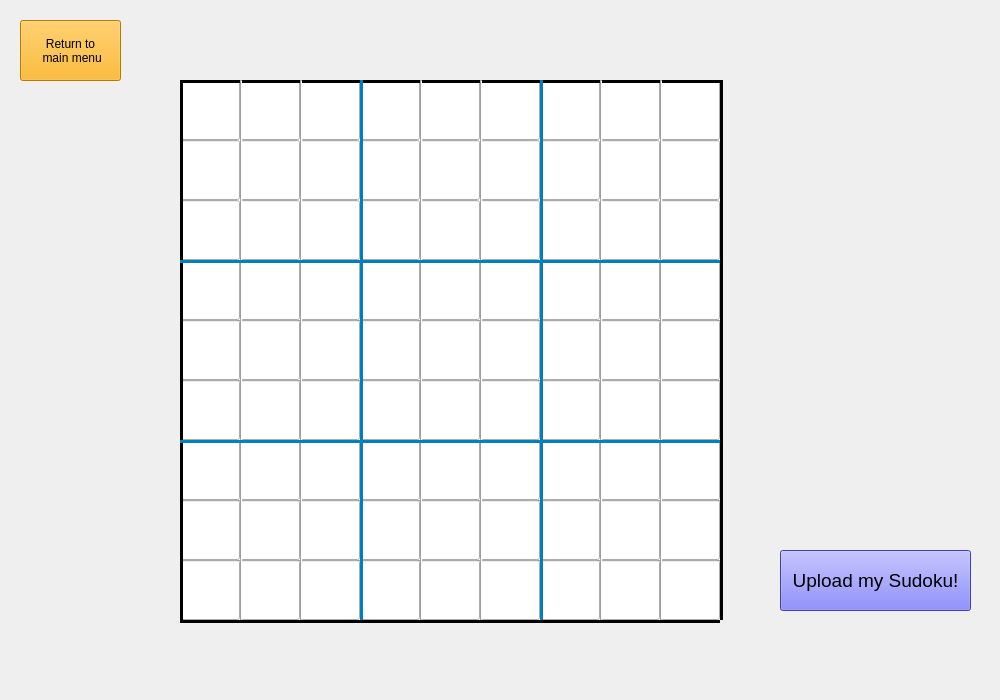
<?xml version="1.0" encoding="UTF-8"?>
<ui version="4.0">
 <class>UploadWindow</class>
 <widget class="QWidget" name="UploadWindow">
  <property name="geometry">
   <rect>
    <x>0</x>
    <y>0</y>
    <width>1000</width>
    <height>700</height>
   </rect>
  </property>
  <property name="windowTitle">
   <string>Upload Sudoku</string>
  </property>
  <property name="styleSheet">
   <string notr="true"/>
  </property>
  <widget class="QLineEdit" name="le_00_00">
   <property name="geometry">
    <rect>
     <x>180</x>
     <y>80</y>
     <width>60</width>
     <height>60</height>
    </rect>
   </property>
   <property name="font">
    <font>
     <pointsize>24</pointsize>
    </font>
   </property>
   <property name="styleSheet">
    <string notr="true">
QLineEdit:focus {
	background-color: rgb(163, 223, 249);
}</string>
   </property>
   <property name="alignment">
    <set>Qt::AlignCenter</set>
   </property>
  </widget>
  <widget class="Line" name="line_2">
   <property name="geometry">
    <rect>
     <x>180</x>
     <y>620</y>
     <width>540</width>
     <height>3</height>
    </rect>
   </property>
   <property name="frameShadow">
    <enum>QFrame::Plain</enum>
   </property>
   <property name="lineWidth">
    <number>3</number>
   </property>
   <property name="orientation">
    <enum>Qt::Horizontal</enum>
   </property>
  </widget>
  <widget class="Line" name="line_5">
   <property name="geometry">
    <rect>
     <x>180</x>
     <y>440</y>
     <width>540</width>
     <height>3</height>
    </rect>
   </property>
   <property name="styleSheet">
    <string notr="true">color: rgb(0, 127, 191);</string>
   </property>
   <property name="frameShadow">
    <enum>QFrame::Plain</enum>
   </property>
   <property name="lineWidth">
    <number>3</number>
   </property>
   <property name="orientation">
    <enum>Qt::Horizontal</enum>
   </property>
  </widget>
  <widget class="Line" name="line_6">
   <property name="geometry">
    <rect>
     <x>180</x>
     <y>380</y>
     <width>540</width>
     <height>3</height>
    </rect>
   </property>
   <property name="styleSheet">
    <string notr="true">color: rgb(155, 203, 255);</string>
   </property>
   <property name="frameShadow">
    <enum>QFrame::Sunken</enum>
   </property>
   <property name="lineWidth">
    <number>1</number>
   </property>
   <property name="orientation">
    <enum>Qt::Horizontal</enum>
   </property>
  </widget>
  <widget class="Line" name="line_7">
   <property name="geometry">
    <rect>
     <x>180</x>
     <y>320</y>
     <width>540</width>
     <height>3</height>
    </rect>
   </property>
   <property name="styleSheet">
    <string notr="true">color: rgb(155, 203, 255);</string>
   </property>
   <property name="frameShadow">
    <enum>QFrame::Sunken</enum>
   </property>
   <property name="lineWidth">
    <number>1</number>
   </property>
   <property name="orientation">
    <enum>Qt::Horizontal</enum>
   </property>
  </widget>
  <widget class="Line" name="line_10">
   <property name="geometry">
    <rect>
     <x>180</x>
     <y>500</y>
     <width>540</width>
     <height>3</height>
    </rect>
   </property>
   <property name="styleSheet">
    <string notr="true">color: rgb(155, 203, 255);</string>
   </property>
   <property name="frameShadow">
    <enum>QFrame::Sunken</enum>
   </property>
   <property name="lineWidth">
    <number>1</number>
   </property>
   <property name="orientation">
    <enum>Qt::Horizontal</enum>
   </property>
  </widget>
  <widget class="Line" name="line_11">
   <property name="geometry">
    <rect>
     <x>180</x>
     <y>560</y>
     <width>540</width>
     <height>3</height>
    </rect>
   </property>
   <property name="styleSheet">
    <string notr="true">color: rgb(155, 203, 255);</string>
   </property>
   <property name="frameShadow">
    <enum>QFrame::Sunken</enum>
   </property>
   <property name="lineWidth">
    <number>1</number>
   </property>
   <property name="orientation">
    <enum>Qt::Horizontal</enum>
   </property>
  </widget>
  <widget class="Line" name="line_12">
   <property name="geometry">
    <rect>
     <x>720</x>
     <y>80</y>
     <width>3</width>
     <height>540</height>
    </rect>
   </property>
   <property name="frameShadow">
    <enum>QFrame::Plain</enum>
   </property>
   <property name="lineWidth">
    <number>3</number>
   </property>
   <property name="orientation">
    <enum>Qt::Vertical</enum>
   </property>
  </widget>
  <widget class="Line" name="line_14">
   <property name="geometry">
    <rect>
     <x>540</x>
     <y>80</y>
     <width>3</width>
     <height>540</height>
    </rect>
   </property>
   <property name="styleSheet">
    <string notr="true">color: rgb(0, 127, 191);</string>
   </property>
   <property name="frameShadow">
    <enum>QFrame::Plain</enum>
   </property>
   <property name="lineWidth">
    <number>3</number>
   </property>
   <property name="orientation">
    <enum>Qt::Vertical</enum>
   </property>
  </widget>
  <widget class="Line" name="line_17">
   <property name="geometry">
    <rect>
     <x>420</x>
     <y>80</y>
     <width>3</width>
     <height>540</height>
    </rect>
   </property>
   <property name="frameShadow">
    <enum>QFrame::Sunken</enum>
   </property>
   <property name="lineWidth">
    <number>1</number>
   </property>
   <property name="orientation">
    <enum>Qt::Vertical</enum>
   </property>
  </widget>
  <widget class="Line" name="line_18">
   <property name="geometry">
    <rect>
     <x>480</x>
     <y>80</y>
     <width>3</width>
     <height>540</height>
    </rect>
   </property>
   <property name="frameShadow">
    <enum>QFrame::Sunken</enum>
   </property>
   <property name="lineWidth">
    <number>1</number>
   </property>
   <property name="orientation">
    <enum>Qt::Vertical</enum>
   </property>
  </widget>
  <widget class="Line" name="line_19">
   <property name="geometry">
    <rect>
     <x>600</x>
     <y>80</y>
     <width>3</width>
     <height>540</height>
    </rect>
   </property>
   <property name="frameShadow">
    <enum>QFrame::Sunken</enum>
   </property>
   <property name="lineWidth">
    <number>1</number>
   </property>
   <property name="orientation">
    <enum>Qt::Vertical</enum>
   </property>
  </widget>
  <widget class="Line" name="line_20">
   <property name="geometry">
    <rect>
     <x>660</x>
     <y>80</y>
     <width>3</width>
     <height>540</height>
    </rect>
   </property>
   <property name="frameShadow">
    <enum>QFrame::Sunken</enum>
   </property>
   <property name="lineWidth">
    <number>1</number>
   </property>
   <property name="orientation">
    <enum>Qt::Vertical</enum>
   </property>
  </widget>
  <widget class="QLineEdit" name="le_01_00">
   <property name="geometry">
    <rect>
     <x>240</x>
     <y>80</y>
     <width>60</width>
     <height>60</height>
    </rect>
   </property>
   <property name="font">
    <font>
     <pointsize>24</pointsize>
    </font>
   </property>
   <property name="alignment">
    <set>Qt::AlignCenter</set>
   </property>
  </widget>
  <widget class="QLineEdit" name="le_02_00">
   <property name="geometry">
    <rect>
     <x>300</x>
     <y>80</y>
     <width>60</width>
     <height>60</height>
    </rect>
   </property>
   <property name="font">
    <font>
     <pointsize>24</pointsize>
    </font>
   </property>
   <property name="alignment">
    <set>Qt::AlignCenter</set>
   </property>
  </widget>
  <widget class="QLineEdit" name="le_00_01">
   <property name="geometry">
    <rect>
     <x>180</x>
     <y>140</y>
     <width>60</width>
     <height>60</height>
    </rect>
   </property>
   <property name="font">
    <font>
     <pointsize>24</pointsize>
    </font>
   </property>
   <property name="alignment">
    <set>Qt::AlignCenter</set>
   </property>
  </widget>
  <widget class="QLineEdit" name="le_01_01">
   <property name="geometry">
    <rect>
     <x>240</x>
     <y>140</y>
     <width>60</width>
     <height>60</height>
    </rect>
   </property>
   <property name="font">
    <font>
     <pointsize>24</pointsize>
    </font>
   </property>
   <property name="alignment">
    <set>Qt::AlignCenter</set>
   </property>
  </widget>
  <widget class="QLineEdit" name="le_02_01">
   <property name="geometry">
    <rect>
     <x>300</x>
     <y>140</y>
     <width>60</width>
     <height>60</height>
    </rect>
   </property>
   <property name="font">
    <font>
     <pointsize>24</pointsize>
    </font>
   </property>
   <property name="alignment">
    <set>Qt::AlignCenter</set>
   </property>
  </widget>
  <widget class="QLineEdit" name="le_00_02">
   <property name="geometry">
    <rect>
     <x>180</x>
     <y>200</y>
     <width>60</width>
     <height>60</height>
    </rect>
   </property>
   <property name="font">
    <font>
     <pointsize>24</pointsize>
    </font>
   </property>
   <property name="alignment">
    <set>Qt::AlignCenter</set>
   </property>
  </widget>
  <widget class="QLineEdit" name="le_01_02">
   <property name="geometry">
    <rect>
     <x>240</x>
     <y>200</y>
     <width>60</width>
     <height>60</height>
    </rect>
   </property>
   <property name="font">
    <font>
     <pointsize>24</pointsize>
    </font>
   </property>
   <property name="alignment">
    <set>Qt::AlignCenter</set>
   </property>
  </widget>
  <widget class="QLineEdit" name="le_02_02">
   <property name="geometry">
    <rect>
     <x>300</x>
     <y>200</y>
     <width>60</width>
     <height>60</height>
    </rect>
   </property>
   <property name="font">
    <font>
     <pointsize>24</pointsize>
    </font>
   </property>
   <property name="alignment">
    <set>Qt::AlignCenter</set>
   </property>
  </widget>
  <widget class="QLineEdit" name="le_04_01">
   <property name="geometry">
    <rect>
     <x>420</x>
     <y>140</y>
     <width>60</width>
     <height>60</height>
    </rect>
   </property>
   <property name="font">
    <font>
     <pointsize>24</pointsize>
    </font>
   </property>
   <property name="alignment">
    <set>Qt::AlignCenter</set>
   </property>
  </widget>
  <widget class="QLineEdit" name="le_03_00">
   <property name="geometry">
    <rect>
     <x>360</x>
     <y>80</y>
     <width>60</width>
     <height>60</height>
    </rect>
   </property>
   <property name="font">
    <font>
     <pointsize>24</pointsize>
    </font>
   </property>
   <property name="alignment">
    <set>Qt::AlignCenter</set>
   </property>
  </widget>
  <widget class="QLineEdit" name="le_05_02">
   <property name="geometry">
    <rect>
     <x>480</x>
     <y>200</y>
     <width>60</width>
     <height>60</height>
    </rect>
   </property>
   <property name="font">
    <font>
     <pointsize>24</pointsize>
    </font>
   </property>
   <property name="alignment">
    <set>Qt::AlignCenter</set>
   </property>
  </widget>
  <widget class="QLineEdit" name="le_04_00">
   <property name="geometry">
    <rect>
     <x>420</x>
     <y>80</y>
     <width>60</width>
     <height>60</height>
    </rect>
   </property>
   <property name="font">
    <font>
     <pointsize>24</pointsize>
    </font>
   </property>
   <property name="alignment">
    <set>Qt::AlignCenter</set>
   </property>
  </widget>
  <widget class="QLineEdit" name="le_04_02">
   <property name="geometry">
    <rect>
     <x>420</x>
     <y>200</y>
     <width>60</width>
     <height>60</height>
    </rect>
   </property>
   <property name="font">
    <font>
     <pointsize>24</pointsize>
    </font>
   </property>
   <property name="alignment">
    <set>Qt::AlignCenter</set>
   </property>
  </widget>
  <widget class="QLineEdit" name="le_05_00">
   <property name="geometry">
    <rect>
     <x>480</x>
     <y>80</y>
     <width>60</width>
     <height>60</height>
    </rect>
   </property>
   <property name="font">
    <font>
     <pointsize>24</pointsize>
    </font>
   </property>
   <property name="alignment">
    <set>Qt::AlignCenter</set>
   </property>
  </widget>
  <widget class="QLineEdit" name="le_05_01">
   <property name="geometry">
    <rect>
     <x>480</x>
     <y>140</y>
     <width>60</width>
     <height>60</height>
    </rect>
   </property>
   <property name="font">
    <font>
     <pointsize>24</pointsize>
    </font>
   </property>
   <property name="alignment">
    <set>Qt::AlignCenter</set>
   </property>
  </widget>
  <widget class="QLineEdit" name="le_03_02">
   <property name="geometry">
    <rect>
     <x>360</x>
     <y>200</y>
     <width>60</width>
     <height>60</height>
    </rect>
   </property>
   <property name="font">
    <font>
     <pointsize>24</pointsize>
    </font>
   </property>
   <property name="alignment">
    <set>Qt::AlignCenter</set>
   </property>
  </widget>
  <widget class="QLineEdit" name="le_03_01">
   <property name="geometry">
    <rect>
     <x>360</x>
     <y>140</y>
     <width>60</width>
     <height>60</height>
    </rect>
   </property>
   <property name="font">
    <font>
     <pointsize>24</pointsize>
    </font>
   </property>
   <property name="alignment">
    <set>Qt::AlignCenter</set>
   </property>
  </widget>
  <widget class="QLineEdit" name="le_07_01">
   <property name="geometry">
    <rect>
     <x>600</x>
     <y>140</y>
     <width>60</width>
     <height>60</height>
    </rect>
   </property>
   <property name="font">
    <font>
     <pointsize>24</pointsize>
    </font>
   </property>
   <property name="alignment">
    <set>Qt::AlignCenter</set>
   </property>
  </widget>
  <widget class="QLineEdit" name="le_06_00">
   <property name="geometry">
    <rect>
     <x>540</x>
     <y>80</y>
     <width>60</width>
     <height>60</height>
    </rect>
   </property>
   <property name="font">
    <font>
     <pointsize>24</pointsize>
    </font>
   </property>
   <property name="alignment">
    <set>Qt::AlignCenter</set>
   </property>
  </widget>
  <widget class="QLineEdit" name="le_08_02">
   <property name="geometry">
    <rect>
     <x>660</x>
     <y>200</y>
     <width>60</width>
     <height>60</height>
    </rect>
   </property>
   <property name="font">
    <font>
     <pointsize>24</pointsize>
    </font>
   </property>
   <property name="alignment">
    <set>Qt::AlignCenter</set>
   </property>
  </widget>
  <widget class="QLineEdit" name="le_07_00">
   <property name="geometry">
    <rect>
     <x>600</x>
     <y>80</y>
     <width>60</width>
     <height>60</height>
    </rect>
   </property>
   <property name="font">
    <font>
     <pointsize>24</pointsize>
    </font>
   </property>
   <property name="alignment">
    <set>Qt::AlignCenter</set>
   </property>
  </widget>
  <widget class="QLineEdit" name="le_07_02">
   <property name="geometry">
    <rect>
     <x>600</x>
     <y>200</y>
     <width>60</width>
     <height>60</height>
    </rect>
   </property>
   <property name="font">
    <font>
     <pointsize>24</pointsize>
    </font>
   </property>
   <property name="alignment">
    <set>Qt::AlignCenter</set>
   </property>
  </widget>
  <widget class="QLineEdit" name="le_08_00">
   <property name="geometry">
    <rect>
     <x>660</x>
     <y>80</y>
     <width>60</width>
     <height>60</height>
    </rect>
   </property>
   <property name="font">
    <font>
     <pointsize>24</pointsize>
    </font>
   </property>
   <property name="alignment">
    <set>Qt::AlignCenter</set>
   </property>
  </widget>
  <widget class="QLineEdit" name="le_08_01">
   <property name="geometry">
    <rect>
     <x>660</x>
     <y>140</y>
     <width>60</width>
     <height>60</height>
    </rect>
   </property>
   <property name="font">
    <font>
     <pointsize>24</pointsize>
    </font>
   </property>
   <property name="alignment">
    <set>Qt::AlignCenter</set>
   </property>
  </widget>
  <widget class="QLineEdit" name="le_06_02">
   <property name="geometry">
    <rect>
     <x>540</x>
     <y>200</y>
     <width>60</width>
     <height>60</height>
    </rect>
   </property>
   <property name="font">
    <font>
     <pointsize>24</pointsize>
    </font>
   </property>
   <property name="alignment">
    <set>Qt::AlignCenter</set>
   </property>
  </widget>
  <widget class="QLineEdit" name="le_06_01">
   <property name="geometry">
    <rect>
     <x>540</x>
     <y>140</y>
     <width>60</width>
     <height>60</height>
    </rect>
   </property>
   <property name="font">
    <font>
     <pointsize>24</pointsize>
    </font>
   </property>
   <property name="alignment">
    <set>Qt::AlignCenter</set>
   </property>
  </widget>
  <widget class="QLineEdit" name="le_07_04">
   <property name="geometry">
    <rect>
     <x>600</x>
     <y>320</y>
     <width>60</width>
     <height>60</height>
    </rect>
   </property>
   <property name="font">
    <font>
     <pointsize>24</pointsize>
    </font>
   </property>
   <property name="alignment">
    <set>Qt::AlignCenter</set>
   </property>
  </widget>
  <widget class="QLineEdit" name="le_06_03">
   <property name="geometry">
    <rect>
     <x>540</x>
     <y>260</y>
     <width>60</width>
     <height>60</height>
    </rect>
   </property>
   <property name="font">
    <font>
     <pointsize>24</pointsize>
    </font>
   </property>
   <property name="alignment">
    <set>Qt::AlignCenter</set>
   </property>
  </widget>
  <widget class="QLineEdit" name="le_08_05">
   <property name="geometry">
    <rect>
     <x>660</x>
     <y>380</y>
     <width>60</width>
     <height>60</height>
    </rect>
   </property>
   <property name="font">
    <font>
     <pointsize>24</pointsize>
    </font>
   </property>
   <property name="alignment">
    <set>Qt::AlignCenter</set>
   </property>
  </widget>
  <widget class="QLineEdit" name="le_07_03">
   <property name="geometry">
    <rect>
     <x>600</x>
     <y>260</y>
     <width>60</width>
     <height>60</height>
    </rect>
   </property>
   <property name="font">
    <font>
     <pointsize>24</pointsize>
    </font>
   </property>
   <property name="alignment">
    <set>Qt::AlignCenter</set>
   </property>
  </widget>
  <widget class="QLineEdit" name="le_07_05">
   <property name="geometry">
    <rect>
     <x>600</x>
     <y>380</y>
     <width>60</width>
     <height>60</height>
    </rect>
   </property>
   <property name="font">
    <font>
     <pointsize>24</pointsize>
    </font>
   </property>
   <property name="alignment">
    <set>Qt::AlignCenter</set>
   </property>
  </widget>
  <widget class="QLineEdit" name="le_08_03">
   <property name="geometry">
    <rect>
     <x>660</x>
     <y>260</y>
     <width>60</width>
     <height>60</height>
    </rect>
   </property>
   <property name="font">
    <font>
     <pointsize>24</pointsize>
    </font>
   </property>
   <property name="alignment">
    <set>Qt::AlignCenter</set>
   </property>
  </widget>
  <widget class="QLineEdit" name="le_08_04">
   <property name="geometry">
    <rect>
     <x>660</x>
     <y>320</y>
     <width>60</width>
     <height>60</height>
    </rect>
   </property>
   <property name="font">
    <font>
     <pointsize>24</pointsize>
    </font>
   </property>
   <property name="alignment">
    <set>Qt::AlignCenter</set>
   </property>
  </widget>
  <widget class="QLineEdit" name="le_06_05">
   <property name="geometry">
    <rect>
     <x>540</x>
     <y>380</y>
     <width>60</width>
     <height>60</height>
    </rect>
   </property>
   <property name="font">
    <font>
     <pointsize>24</pointsize>
    </font>
   </property>
   <property name="alignment">
    <set>Qt::AlignCenter</set>
   </property>
  </widget>
  <widget class="QLineEdit" name="le_06_04">
   <property name="geometry">
    <rect>
     <x>540</x>
     <y>320</y>
     <width>60</width>
     <height>60</height>
    </rect>
   </property>
   <property name="font">
    <font>
     <pointsize>24</pointsize>
    </font>
   </property>
   <property name="alignment">
    <set>Qt::AlignCenter</set>
   </property>
  </widget>
  <widget class="QLineEdit" name="le_04_04">
   <property name="geometry">
    <rect>
     <x>420</x>
     <y>320</y>
     <width>60</width>
     <height>60</height>
    </rect>
   </property>
   <property name="font">
    <font>
     <pointsize>24</pointsize>
    </font>
   </property>
   <property name="alignment">
    <set>Qt::AlignCenter</set>
   </property>
  </widget>
  <widget class="QLineEdit" name="le_03_03">
   <property name="geometry">
    <rect>
     <x>360</x>
     <y>260</y>
     <width>60</width>
     <height>60</height>
    </rect>
   </property>
   <property name="font">
    <font>
     <pointsize>24</pointsize>
    </font>
   </property>
   <property name="alignment">
    <set>Qt::AlignCenter</set>
   </property>
  </widget>
  <widget class="QLineEdit" name="le_05_05">
   <property name="geometry">
    <rect>
     <x>480</x>
     <y>380</y>
     <width>60</width>
     <height>60</height>
    </rect>
   </property>
   <property name="font">
    <font>
     <pointsize>24</pointsize>
    </font>
   </property>
   <property name="alignment">
    <set>Qt::AlignCenter</set>
   </property>
  </widget>
  <widget class="QLineEdit" name="le_04_03">
   <property name="geometry">
    <rect>
     <x>420</x>
     <y>260</y>
     <width>60</width>
     <height>60</height>
    </rect>
   </property>
   <property name="font">
    <font>
     <pointsize>24</pointsize>
    </font>
   </property>
   <property name="alignment">
    <set>Qt::AlignCenter</set>
   </property>
  </widget>
  <widget class="QLineEdit" name="le_04_05">
   <property name="geometry">
    <rect>
     <x>420</x>
     <y>380</y>
     <width>60</width>
     <height>60</height>
    </rect>
   </property>
   <property name="font">
    <font>
     <pointsize>24</pointsize>
    </font>
   </property>
   <property name="alignment">
    <set>Qt::AlignCenter</set>
   </property>
  </widget>
  <widget class="QLineEdit" name="le_05_03">
   <property name="geometry">
    <rect>
     <x>480</x>
     <y>260</y>
     <width>60</width>
     <height>60</height>
    </rect>
   </property>
   <property name="font">
    <font>
     <pointsize>24</pointsize>
    </font>
   </property>
   <property name="alignment">
    <set>Qt::AlignCenter</set>
   </property>
  </widget>
  <widget class="QLineEdit" name="le_05_04">
   <property name="geometry">
    <rect>
     <x>480</x>
     <y>320</y>
     <width>60</width>
     <height>60</height>
    </rect>
   </property>
   <property name="font">
    <font>
     <pointsize>24</pointsize>
    </font>
   </property>
   <property name="alignment">
    <set>Qt::AlignCenter</set>
   </property>
  </widget>
  <widget class="QLineEdit" name="le_03_05">
   <property name="geometry">
    <rect>
     <x>360</x>
     <y>380</y>
     <width>60</width>
     <height>60</height>
    </rect>
   </property>
   <property name="font">
    <font>
     <pointsize>24</pointsize>
    </font>
   </property>
   <property name="alignment">
    <set>Qt::AlignCenter</set>
   </property>
  </widget>
  <widget class="QLineEdit" name="le_03_04">
   <property name="geometry">
    <rect>
     <x>360</x>
     <y>320</y>
     <width>60</width>
     <height>60</height>
    </rect>
   </property>
   <property name="font">
    <font>
     <pointsize>24</pointsize>
    </font>
   </property>
   <property name="alignment">
    <set>Qt::AlignCenter</set>
   </property>
  </widget>
  <widget class="QLineEdit" name="le_01_04">
   <property name="geometry">
    <rect>
     <x>240</x>
     <y>320</y>
     <width>60</width>
     <height>60</height>
    </rect>
   </property>
   <property name="font">
    <font>
     <pointsize>24</pointsize>
    </font>
   </property>
   <property name="alignment">
    <set>Qt::AlignCenter</set>
   </property>
  </widget>
  <widget class="QLineEdit" name="le_00_03">
   <property name="geometry">
    <rect>
     <x>180</x>
     <y>260</y>
     <width>60</width>
     <height>60</height>
    </rect>
   </property>
   <property name="font">
    <font>
     <pointsize>24</pointsize>
    </font>
   </property>
   <property name="alignment">
    <set>Qt::AlignCenter</set>
   </property>
  </widget>
  <widget class="QLineEdit" name="le_02_05">
   <property name="geometry">
    <rect>
     <x>300</x>
     <y>380</y>
     <width>60</width>
     <height>60</height>
    </rect>
   </property>
   <property name="font">
    <font>
     <pointsize>24</pointsize>
    </font>
   </property>
   <property name="alignment">
    <set>Qt::AlignCenter</set>
   </property>
  </widget>
  <widget class="QLineEdit" name="le_01_03">
   <property name="geometry">
    <rect>
     <x>240</x>
     <y>260</y>
     <width>60</width>
     <height>60</height>
    </rect>
   </property>
   <property name="font">
    <font>
     <pointsize>24</pointsize>
    </font>
   </property>
   <property name="alignment">
    <set>Qt::AlignCenter</set>
   </property>
  </widget>
  <widget class="QLineEdit" name="le_01_05">
   <property name="geometry">
    <rect>
     <x>240</x>
     <y>380</y>
     <width>60</width>
     <height>60</height>
    </rect>
   </property>
   <property name="font">
    <font>
     <pointsize>24</pointsize>
    </font>
   </property>
   <property name="alignment">
    <set>Qt::AlignCenter</set>
   </property>
  </widget>
  <widget class="QLineEdit" name="le_02_03">
   <property name="geometry">
    <rect>
     <x>300</x>
     <y>260</y>
     <width>60</width>
     <height>60</height>
    </rect>
   </property>
   <property name="font">
    <font>
     <pointsize>24</pointsize>
    </font>
   </property>
   <property name="alignment">
    <set>Qt::AlignCenter</set>
   </property>
  </widget>
  <widget class="QLineEdit" name="le_02_04">
   <property name="geometry">
    <rect>
     <x>300</x>
     <y>320</y>
     <width>60</width>
     <height>60</height>
    </rect>
   </property>
   <property name="font">
    <font>
     <pointsize>24</pointsize>
    </font>
   </property>
   <property name="alignment">
    <set>Qt::AlignCenter</set>
   </property>
  </widget>
  <widget class="QLineEdit" name="le_00_05">
   <property name="geometry">
    <rect>
     <x>180</x>
     <y>380</y>
     <width>60</width>
     <height>60</height>
    </rect>
   </property>
   <property name="font">
    <font>
     <pointsize>24</pointsize>
    </font>
   </property>
   <property name="alignment">
    <set>Qt::AlignCenter</set>
   </property>
  </widget>
  <widget class="QLineEdit" name="le_00_04">
   <property name="geometry">
    <rect>
     <x>180</x>
     <y>320</y>
     <width>60</width>
     <height>60</height>
    </rect>
   </property>
   <property name="font">
    <font>
     <pointsize>24</pointsize>
    </font>
   </property>
   <property name="alignment">
    <set>Qt::AlignCenter</set>
   </property>
  </widget>
  <widget class="QLineEdit" name="le_01_07">
   <property name="geometry">
    <rect>
     <x>240</x>
     <y>500</y>
     <width>60</width>
     <height>60</height>
    </rect>
   </property>
   <property name="font">
    <font>
     <pointsize>24</pointsize>
    </font>
   </property>
   <property name="alignment">
    <set>Qt::AlignCenter</set>
   </property>
  </widget>
  <widget class="QLineEdit" name="le_00_06">
   <property name="geometry">
    <rect>
     <x>180</x>
     <y>440</y>
     <width>60</width>
     <height>60</height>
    </rect>
   </property>
   <property name="font">
    <font>
     <pointsize>24</pointsize>
    </font>
   </property>
   <property name="alignment">
    <set>Qt::AlignCenter</set>
   </property>
  </widget>
  <widget class="QLineEdit" name="le_02_08">
   <property name="geometry">
    <rect>
     <x>300</x>
     <y>560</y>
     <width>60</width>
     <height>60</height>
    </rect>
   </property>
   <property name="font">
    <font>
     <pointsize>24</pointsize>
    </font>
   </property>
   <property name="alignment">
    <set>Qt::AlignCenter</set>
   </property>
  </widget>
  <widget class="QLineEdit" name="le_01_06">
   <property name="geometry">
    <rect>
     <x>240</x>
     <y>440</y>
     <width>60</width>
     <height>60</height>
    </rect>
   </property>
   <property name="font">
    <font>
     <pointsize>24</pointsize>
    </font>
   </property>
   <property name="alignment">
    <set>Qt::AlignCenter</set>
   </property>
  </widget>
  <widget class="QLineEdit" name="le_01_08">
   <property name="geometry">
    <rect>
     <x>240</x>
     <y>560</y>
     <width>60</width>
     <height>60</height>
    </rect>
   </property>
   <property name="font">
    <font>
     <pointsize>24</pointsize>
    </font>
   </property>
   <property name="alignment">
    <set>Qt::AlignCenter</set>
   </property>
  </widget>
  <widget class="QLineEdit" name="le_02_06">
   <property name="geometry">
    <rect>
     <x>300</x>
     <y>440</y>
     <width>60</width>
     <height>60</height>
    </rect>
   </property>
   <property name="font">
    <font>
     <pointsize>24</pointsize>
    </font>
   </property>
   <property name="alignment">
    <set>Qt::AlignCenter</set>
   </property>
  </widget>
  <widget class="QLineEdit" name="le_02_07">
   <property name="geometry">
    <rect>
     <x>300</x>
     <y>500</y>
     <width>60</width>
     <height>60</height>
    </rect>
   </property>
   <property name="font">
    <font>
     <pointsize>24</pointsize>
    </font>
   </property>
   <property name="alignment">
    <set>Qt::AlignCenter</set>
   </property>
  </widget>
  <widget class="QLineEdit" name="le_00_08">
   <property name="geometry">
    <rect>
     <x>180</x>
     <y>560</y>
     <width>60</width>
     <height>60</height>
    </rect>
   </property>
   <property name="font">
    <font>
     <pointsize>24</pointsize>
    </font>
   </property>
   <property name="alignment">
    <set>Qt::AlignCenter</set>
   </property>
  </widget>
  <widget class="QLineEdit" name="le_00_07">
   <property name="geometry">
    <rect>
     <x>180</x>
     <y>500</y>
     <width>60</width>
     <height>60</height>
    </rect>
   </property>
   <property name="font">
    <font>
     <pointsize>24</pointsize>
    </font>
   </property>
   <property name="alignment">
    <set>Qt::AlignCenter</set>
   </property>
  </widget>
  <widget class="QLineEdit" name="le_04_07">
   <property name="geometry">
    <rect>
     <x>420</x>
     <y>500</y>
     <width>60</width>
     <height>60</height>
    </rect>
   </property>
   <property name="font">
    <font>
     <pointsize>24</pointsize>
    </font>
   </property>
   <property name="alignment">
    <set>Qt::AlignCenter</set>
   </property>
  </widget>
  <widget class="QLineEdit" name="le_03_06">
   <property name="geometry">
    <rect>
     <x>360</x>
     <y>440</y>
     <width>60</width>
     <height>60</height>
    </rect>
   </property>
   <property name="font">
    <font>
     <pointsize>24</pointsize>
    </font>
   </property>
   <property name="alignment">
    <set>Qt::AlignCenter</set>
   </property>
  </widget>
  <widget class="QLineEdit" name="le_05_08">
   <property name="geometry">
    <rect>
     <x>480</x>
     <y>560</y>
     <width>60</width>
     <height>60</height>
    </rect>
   </property>
   <property name="font">
    <font>
     <pointsize>24</pointsize>
    </font>
   </property>
   <property name="alignment">
    <set>Qt::AlignCenter</set>
   </property>
  </widget>
  <widget class="QLineEdit" name="le_04_06">
   <property name="geometry">
    <rect>
     <x>420</x>
     <y>440</y>
     <width>60</width>
     <height>60</height>
    </rect>
   </property>
   <property name="font">
    <font>
     <pointsize>24</pointsize>
    </font>
   </property>
   <property name="alignment">
    <set>Qt::AlignCenter</set>
   </property>
  </widget>
  <widget class="QLineEdit" name="le_04_08">
   <property name="geometry">
    <rect>
     <x>420</x>
     <y>560</y>
     <width>60</width>
     <height>60</height>
    </rect>
   </property>
   <property name="font">
    <font>
     <pointsize>24</pointsize>
    </font>
   </property>
   <property name="alignment">
    <set>Qt::AlignCenter</set>
   </property>
  </widget>
  <widget class="QLineEdit" name="le_05_06">
   <property name="geometry">
    <rect>
     <x>480</x>
     <y>440</y>
     <width>60</width>
     <height>60</height>
    </rect>
   </property>
   <property name="font">
    <font>
     <pointsize>24</pointsize>
    </font>
   </property>
   <property name="alignment">
    <set>Qt::AlignCenter</set>
   </property>
  </widget>
  <widget class="QLineEdit" name="le_05_07">
   <property name="geometry">
    <rect>
     <x>480</x>
     <y>500</y>
     <width>60</width>
     <height>60</height>
    </rect>
   </property>
   <property name="font">
    <font>
     <pointsize>24</pointsize>
    </font>
   </property>
   <property name="alignment">
    <set>Qt::AlignCenter</set>
   </property>
  </widget>
  <widget class="QLineEdit" name="le_03_08">
   <property name="geometry">
    <rect>
     <x>360</x>
     <y>560</y>
     <width>60</width>
     <height>60</height>
    </rect>
   </property>
   <property name="font">
    <font>
     <pointsize>24</pointsize>
    </font>
   </property>
   <property name="alignment">
    <set>Qt::AlignCenter</set>
   </property>
  </widget>
  <widget class="QLineEdit" name="le_03_07">
   <property name="geometry">
    <rect>
     <x>360</x>
     <y>500</y>
     <width>60</width>
     <height>60</height>
    </rect>
   </property>
   <property name="font">
    <font>
     <pointsize>24</pointsize>
    </font>
   </property>
   <property name="alignment">
    <set>Qt::AlignCenter</set>
   </property>
  </widget>
  <widget class="QLineEdit" name="le_07_07">
   <property name="geometry">
    <rect>
     <x>600</x>
     <y>500</y>
     <width>60</width>
     <height>60</height>
    </rect>
   </property>
   <property name="font">
    <font>
     <pointsize>24</pointsize>
    </font>
   </property>
   <property name="alignment">
    <set>Qt::AlignCenter</set>
   </property>
  </widget>
  <widget class="QLineEdit" name="le_06_06">
   <property name="geometry">
    <rect>
     <x>540</x>
     <y>440</y>
     <width>60</width>
     <height>60</height>
    </rect>
   </property>
   <property name="font">
    <font>
     <pointsize>24</pointsize>
    </font>
   </property>
   <property name="alignment">
    <set>Qt::AlignCenter</set>
   </property>
  </widget>
  <widget class="QLineEdit" name="le_08_08">
   <property name="geometry">
    <rect>
     <x>660</x>
     <y>560</y>
     <width>60</width>
     <height>60</height>
    </rect>
   </property>
   <property name="font">
    <font>
     <pointsize>24</pointsize>
    </font>
   </property>
   <property name="alignment">
    <set>Qt::AlignCenter</set>
   </property>
  </widget>
  <widget class="QLineEdit" name="le_07_06">
   <property name="geometry">
    <rect>
     <x>600</x>
     <y>440</y>
     <width>60</width>
     <height>60</height>
    </rect>
   </property>
   <property name="font">
    <font>
     <pointsize>24</pointsize>
    </font>
   </property>
   <property name="alignment">
    <set>Qt::AlignCenter</set>
   </property>
  </widget>
  <widget class="QLineEdit" name="le_07_08">
   <property name="geometry">
    <rect>
     <x>600</x>
     <y>560</y>
     <width>60</width>
     <height>60</height>
    </rect>
   </property>
   <property name="font">
    <font>
     <pointsize>24</pointsize>
    </font>
   </property>
   <property name="alignment">
    <set>Qt::AlignCenter</set>
   </property>
  </widget>
  <widget class="QLineEdit" name="le_08_06">
   <property name="geometry">
    <rect>
     <x>660</x>
     <y>440</y>
     <width>60</width>
     <height>60</height>
    </rect>
   </property>
   <property name="font">
    <font>
     <pointsize>24</pointsize>
    </font>
   </property>
   <property name="alignment">
    <set>Qt::AlignCenter</set>
   </property>
  </widget>
  <widget class="QLineEdit" name="le_08_07">
   <property name="geometry">
    <rect>
     <x>660</x>
     <y>500</y>
     <width>60</width>
     <height>60</height>
    </rect>
   </property>
   <property name="font">
    <font>
     <pointsize>24</pointsize>
    </font>
   </property>
   <property name="alignment">
    <set>Qt::AlignCenter</set>
   </property>
  </widget>
  <widget class="QLineEdit" name="le_06_08">
   <property name="geometry">
    <rect>
     <x>540</x>
     <y>560</y>
     <width>60</width>
     <height>60</height>
    </rect>
   </property>
   <property name="font">
    <font>
     <pointsize>24</pointsize>
    </font>
   </property>
   <property name="alignment">
    <set>Qt::AlignCenter</set>
   </property>
  </widget>
  <widget class="QLineEdit" name="le_06_07">
   <property name="geometry">
    <rect>
     <x>540</x>
     <y>500</y>
     <width>60</width>
     <height>60</height>
    </rect>
   </property>
   <property name="font">
    <font>
     <pointsize>24</pointsize>
    </font>
   </property>
   <property name="alignment">
    <set>Qt::AlignCenter</set>
   </property>
  </widget>
  <widget class="Line" name="line_8">
   <property name="geometry">
    <rect>
     <x>180</x>
     <y>80</y>
     <width>3</width>
     <height>540</height>
    </rect>
   </property>
   <property name="frameShadow">
    <enum>QFrame::Plain</enum>
   </property>
   <property name="lineWidth">
    <number>3</number>
   </property>
   <property name="orientation">
    <enum>Qt::Vertical</enum>
   </property>
  </widget>
  <widget class="Line" name="line_3">
   <property name="geometry">
    <rect>
     <x>180</x>
     <y>80</y>
     <width>540</width>
     <height>3</height>
    </rect>
   </property>
   <property name="frameShadow">
    <enum>QFrame::Plain</enum>
   </property>
   <property name="lineWidth">
    <number>3</number>
   </property>
   <property name="orientation">
    <enum>Qt::Horizontal</enum>
   </property>
  </widget>
  <widget class="Line" name="line_16">
   <property name="geometry">
    <rect>
     <x>240</x>
     <y>80</y>
     <width>3</width>
     <height>540</height>
    </rect>
   </property>
   <property name="frameShadow">
    <enum>QFrame::Sunken</enum>
   </property>
   <property name="lineWidth">
    <number>1</number>
   </property>
   <property name="orientation">
    <enum>Qt::Vertical</enum>
   </property>
  </widget>
  <widget class="Line" name="line_21">
   <property name="geometry">
    <rect>
     <x>300</x>
     <y>80</y>
     <width>3</width>
     <height>540</height>
    </rect>
   </property>
   <property name="frameShadow">
    <enum>QFrame::Sunken</enum>
   </property>
   <property name="lineWidth">
    <number>1</number>
   </property>
   <property name="orientation">
    <enum>Qt::Vertical</enum>
   </property>
  </widget>
  <widget class="Line" name="line_22">
   <property name="geometry">
    <rect>
     <x>420</x>
     <y>80</y>
     <width>3</width>
     <height>540</height>
    </rect>
   </property>
   <property name="frameShadow">
    <enum>QFrame::Sunken</enum>
   </property>
   <property name="lineWidth">
    <number>1</number>
   </property>
   <property name="orientation">
    <enum>Qt::Vertical</enum>
   </property>
  </widget>
  <widget class="Line" name="line_23">
   <property name="geometry">
    <rect>
     <x>480</x>
     <y>80</y>
     <width>3</width>
     <height>540</height>
    </rect>
   </property>
   <property name="frameShadow">
    <enum>QFrame::Sunken</enum>
   </property>
   <property name="lineWidth">
    <number>1</number>
   </property>
   <property name="orientation">
    <enum>Qt::Vertical</enum>
   </property>
  </widget>
  <widget class="Line" name="line_24">
   <property name="geometry">
    <rect>
     <x>660</x>
     <y>80</y>
     <width>3</width>
     <height>540</height>
    </rect>
   </property>
   <property name="frameShadow">
    <enum>QFrame::Sunken</enum>
   </property>
   <property name="lineWidth">
    <number>1</number>
   </property>
   <property name="orientation">
    <enum>Qt::Vertical</enum>
   </property>
  </widget>
  <widget class="Line" name="line_25">
   <property name="geometry">
    <rect>
     <x>600</x>
     <y>80</y>
     <width>3</width>
     <height>540</height>
    </rect>
   </property>
   <property name="frameShadow">
    <enum>QFrame::Sunken</enum>
   </property>
   <property name="lineWidth">
    <number>1</number>
   </property>
   <property name="orientation">
    <enum>Qt::Vertical</enum>
   </property>
  </widget>
  <widget class="Line" name="line_26">
   <property name="geometry">
    <rect>
     <x>180</x>
     <y>260</y>
     <width>540</width>
     <height>3</height>
    </rect>
   </property>
   <property name="styleSheet">
    <string notr="true">color: rgb(0, 127, 191);</string>
   </property>
   <property name="frameShadow">
    <enum>QFrame::Plain</enum>
   </property>
   <property name="lineWidth">
    <number>3</number>
   </property>
   <property name="orientation">
    <enum>Qt::Horizontal</enum>
   </property>
  </widget>
  <widget class="Line" name="line_27">
   <property name="geometry">
    <rect>
     <x>180</x>
     <y>440</y>
     <width>540</width>
     <height>3</height>
    </rect>
   </property>
   <property name="styleSheet">
    <string notr="true">color: rgb(0, 127, 191);</string>
   </property>
   <property name="frameShadow">
    <enum>QFrame::Plain</enum>
   </property>
   <property name="lineWidth">
    <number>3</number>
   </property>
   <property name="orientation">
    <enum>Qt::Horizontal</enum>
   </property>
  </widget>
  <widget class="Line" name="line_28">
   <property name="geometry">
    <rect>
     <x>360</x>
     <y>80</y>
     <width>3</width>
     <height>540</height>
    </rect>
   </property>
   <property name="styleSheet">
    <string notr="true">color: rgb(0, 127, 191);</string>
   </property>
   <property name="frameShadow">
    <enum>QFrame::Plain</enum>
   </property>
   <property name="lineWidth">
    <number>3</number>
   </property>
   <property name="orientation">
    <enum>Qt::Vertical</enum>
   </property>
  </widget>
  <widget class="Line" name="line_29">
   <property name="geometry">
    <rect>
     <x>540</x>
     <y>80</y>
     <width>3</width>
     <height>540</height>
    </rect>
   </property>
   <property name="styleSheet">
    <string notr="true">color: rgb(0, 127, 191);</string>
   </property>
   <property name="frameShadow">
    <enum>QFrame::Plain</enum>
   </property>
   <property name="lineWidth">
    <number>3</number>
   </property>
   <property name="orientation">
    <enum>Qt::Vertical</enum>
   </property>
  </widget>
  <widget class="QPushButton" name="return_button">
   <property name="geometry">
    <rect>
     <x>20</x>
     <y>20</y>
     <width>101</width>
     <height>61</height>
    </rect>
   </property>
   <property name="styleSheet">
    <string notr="true">background-color: rgb(255, 170, 0);
font: 9pt &quot;Tempus Sans ITC&quot;;</string>
   </property>
   <property name="text">
    <string>Return to 
 main menu</string>
   </property>
  </widget>
  <widget class="QPushButton" name="upload_button">
   <property name="geometry">
    <rect>
     <x>780</x>
     <y>550</y>
     <width>191</width>
     <height>61</height>
    </rect>
   </property>
   <property name="font">
    <font>
     <pointsize>14</pointsize>
    </font>
   </property>
   <property name="focusPolicy">
    <enum>Qt::StrongFocus</enum>
   </property>
   <property name="styleSheet">
    <string notr="true">background-color: rgb(85, 85, 255);</string>
   </property>
   <property name="text">
    <string>Upload my Sudoku!</string>
   </property>
  </widget>
  <widget class="QLabel" name="label">
   <property name="geometry">
    <rect>
     <x>180</x>
     <y>80</y>
     <width>540</width>
     <height>540</height>
    </rect>
   </property>
   <property name="styleSheet">
    <string notr="true">background-color: rgb(255, 255, 255);</string>
   </property>
   <property name="text">
    <string/>
   </property>
  </widget>
  <zorder>label</zorder>
  <zorder>le_00_00</zorder>
  <zorder>line_2</zorder>
  <zorder>line_5</zorder>
  <zorder>line_6</zorder>
  <zorder>line_7</zorder>
  <zorder>line_10</zorder>
  <zorder>line_11</zorder>
  <zorder>line_12</zorder>
  <zorder>line_14</zorder>
  <zorder>line_17</zorder>
  <zorder>line_18</zorder>
  <zorder>line_19</zorder>
  <zorder>line_20</zorder>
  <zorder>le_01_00</zorder>
  <zorder>le_02_00</zorder>
  <zorder>le_00_01</zorder>
  <zorder>le_01_01</zorder>
  <zorder>le_02_01</zorder>
  <zorder>le_00_02</zorder>
  <zorder>le_01_02</zorder>
  <zorder>le_02_02</zorder>
  <zorder>le_04_01</zorder>
  <zorder>le_03_00</zorder>
  <zorder>le_05_02</zorder>
  <zorder>le_04_00</zorder>
  <zorder>le_04_02</zorder>
  <zorder>le_05_00</zorder>
  <zorder>le_05_01</zorder>
  <zorder>le_03_02</zorder>
  <zorder>le_03_01</zorder>
  <zorder>le_07_01</zorder>
  <zorder>le_06_00</zorder>
  <zorder>le_08_02</zorder>
  <zorder>le_07_00</zorder>
  <zorder>le_07_02</zorder>
  <zorder>le_08_00</zorder>
  <zorder>le_08_01</zorder>
  <zorder>le_06_02</zorder>
  <zorder>le_06_01</zorder>
  <zorder>le_07_04</zorder>
  <zorder>le_06_03</zorder>
  <zorder>le_08_05</zorder>
  <zorder>le_07_03</zorder>
  <zorder>le_07_05</zorder>
  <zorder>le_08_03</zorder>
  <zorder>le_08_04</zorder>
  <zorder>le_06_05</zorder>
  <zorder>le_06_04</zorder>
  <zorder>le_04_04</zorder>
  <zorder>le_03_03</zorder>
  <zorder>le_05_05</zorder>
  <zorder>le_04_03</zorder>
  <zorder>le_04_05</zorder>
  <zorder>le_05_03</zorder>
  <zorder>le_05_04</zorder>
  <zorder>le_03_05</zorder>
  <zorder>le_03_04</zorder>
  <zorder>le_01_04</zorder>
  <zorder>le_00_03</zorder>
  <zorder>le_02_05</zorder>
  <zorder>le_01_03</zorder>
  <zorder>le_01_05</zorder>
  <zorder>le_02_03</zorder>
  <zorder>le_02_04</zorder>
  <zorder>le_00_05</zorder>
  <zorder>le_00_04</zorder>
  <zorder>le_01_07</zorder>
  <zorder>le_00_06</zorder>
  <zorder>le_02_08</zorder>
  <zorder>le_01_06</zorder>
  <zorder>le_01_08</zorder>
  <zorder>le_02_06</zorder>
  <zorder>le_02_07</zorder>
  <zorder>le_00_08</zorder>
  <zorder>le_00_07</zorder>
  <zorder>le_04_07</zorder>
  <zorder>le_03_06</zorder>
  <zorder>le_05_08</zorder>
  <zorder>le_04_06</zorder>
  <zorder>le_04_08</zorder>
  <zorder>le_05_06</zorder>
  <zorder>le_05_07</zorder>
  <zorder>le_03_08</zorder>
  <zorder>le_03_07</zorder>
  <zorder>le_07_07</zorder>
  <zorder>le_06_06</zorder>
  <zorder>le_08_08</zorder>
  <zorder>le_07_06</zorder>
  <zorder>le_07_08</zorder>
  <zorder>le_08_06</zorder>
  <zorder>le_08_07</zorder>
  <zorder>le_06_08</zorder>
  <zorder>le_06_07</zorder>
  <zorder>line_8</zorder>
  <zorder>line_3</zorder>
  <zorder>line_16</zorder>
  <zorder>line_21</zorder>
  <zorder>line_22</zorder>
  <zorder>line_23</zorder>
  <zorder>line_24</zorder>
  <zorder>line_25</zorder>
  <zorder>line_26</zorder>
  <zorder>line_27</zorder>
  <zorder>line_28</zorder>
  <zorder>line_29</zorder>
  <zorder>return_button</zorder>
  <zorder>upload_button</zorder>
 </widget>
 <resources/>
 <connections/>
</ui>
